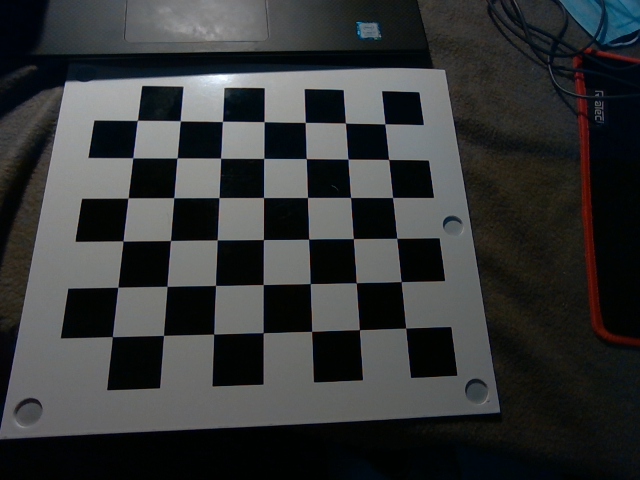
#> input picture Thesis/rgbd_cam_calibration/images/img0.png, 640 x 480 px; its folder holds 4 pictures in this run
$ python calibration.py
#> lines starting #> are read from the running program, lines starting #| are printed output that depends on the picture; after the words box and inside, x2 and y2 are one past the last pixel; in counts of white or black regions, pixels touching at a corner belong together
import numpy as np
import cv2 as cv
import glob
import pickle


################ FIND CHESSBOARD CORNERS - OBJECT POINTS AND IMAGE POINTS #############################

chessboardSize = (7,6)
frameSize = (240,210)


# termination criteria
criteria = (cv.TERM_CRITERIA_EPS + cv.TERM_CRITERIA_MAX_ITER, 30, 0.001)


# prepare object points, like (0,0,0), (1,0,0), (2,0,0) ....,(6,5,0)
objp = np.zeros((chessboardSize[0] * chessboardSize[1], 3), np.float32)
objp[:,:2] = np.mgrid[0:chessboardSize[0],0:chessboardSize[1]].T.reshape(-1,2)

size_of_chessboard_squares_mm = 20
objp = objp * size_of_chessboard_squares_mm


# Arrays to store object points and image points from all the images.
objpoints = [] # 3d point in real world space
imgpoints = [] # 2d points in image plane.


images = glob.glob('rgbd_cam_calibration/images/*.png')

for image in images:

    img = cv.imread(image)
#> img is the input picture: shape (480, 640, 3); mean B, G, R 54.8, 54.6, 52.6
    gray = cv.cvtColor(img, cv.COLOR_BGR2GRAY)

    # Find the chess board corners
    ret, corners = cv.findChessboardCorners(gray, chessboardSize, None)
#> ret = True; corners = 42 rows, first 8: [405.6, 328], [359.5, 329.6], [311.6, 331.4], [263.2, 332.7], [213.6, 334.1], [163.5, 335.4], [112.4, 336.6], [401.3, 281.6]

    # If found, add object points, image points (after refining them)
    if ret == True:

        objpoints.append(objp)
        corners2 = cv.cornerSubPix(gray, corners, (11,11), (-1,-1), criteria)
#> corners2 = 42 rows, first 8: [405.7, 328.1], [359.3, 329.7], [311.6, 331.4], [263.2, 332.7], [213.6, 334.1], [163.5, 335.4], [112.4, 336.6], [401.1, 281.6]
        imgpoints.append(corners)

        # Draw and display the corners
        cv.drawChessboardCorners(img, chessboardSize, corners2, ret)
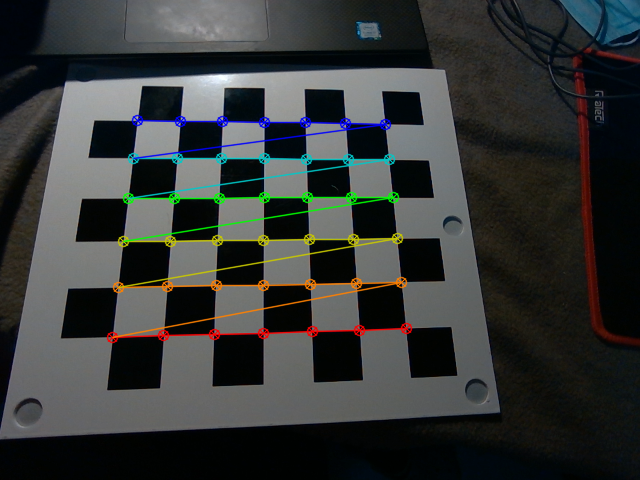
#> img: shape (480, 640, 3); 3.99% of pixels changed, all inside (x1, y1, x2, y2) = (106, 114, 413, 344)
        cv.imshow('img', img)
        cv.waitKey(1000)
#> pass 2 of the loop `for image in images:`:
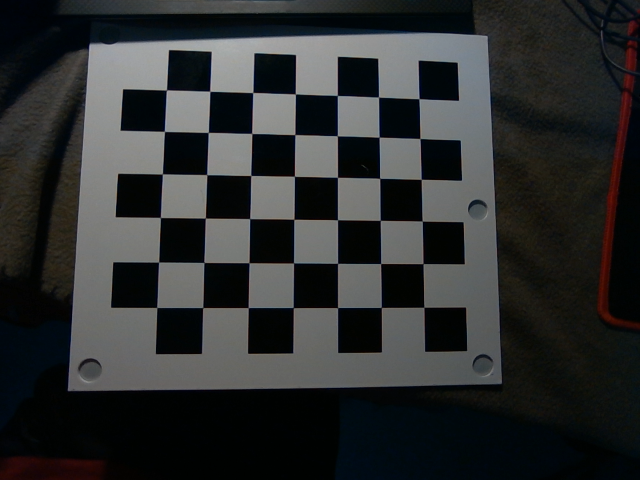
#> input picture Thesis/rgbd_cam_calibration/images/img1.png, 640 x 480 px
#> img is the input picture: shape (480, 640, 3); mean B, G, R 47.5, 47.5, 45.8
#> corners = 42 rows, first 8: [423.9, 307.3], [381.4, 307.5], [337.5, 307.6], [293.3, 307.6], [248.3, 307.6], [202.7, 307.6], [156.7, 307.5], [423.1, 263.5]
#> corners2 = 42 rows, first 8: [423.8, 307.3], [381.3, 307.5], [337.5, 307.6], [293.3, 307.6], [248.2, 307.6], [202.7, 307.5], [156.7, 307.5], [423, 263.6]
#> `cv.drawChessboardCorners(img, chessboardSize, corners2, ret)`:
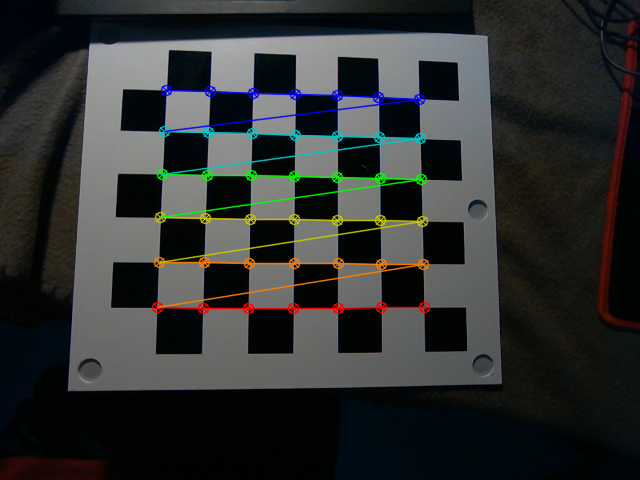
#> img: shape (480, 640, 3); 3.89% of pixels changed, all inside (x1, y1, x2, y2) = (151, 84, 431, 315)
#> pass 3 of the loop `for image in images:`:
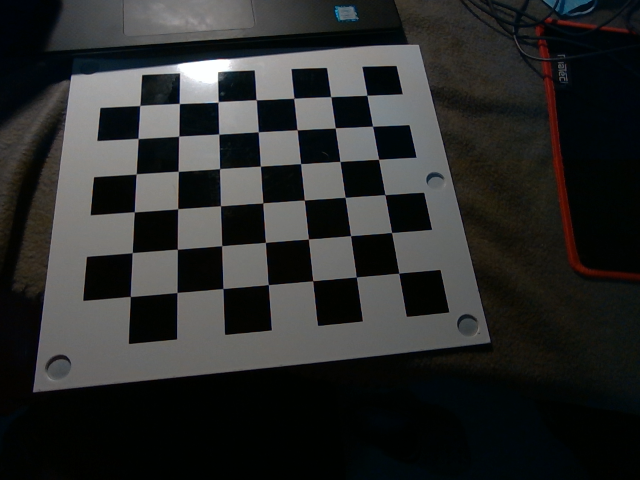
#> input picture Thesis/rgbd_cam_calibration/images/img10.png, 640 x 480 px
#> img is the input picture: shape (480, 640, 3); mean B, G, R 43.2, 44.2, 43.2
#> corners = 42 rows, first 8: [398.7, 273.3], [356.3, 277], [312.7, 280.7], [268.4, 284.6], [222.8, 288.5], [177, 292.5], [130.3, 296.5], [391.5, 232.5]
#> corners2 = 42 rows, first 8: [398.8, 273.1], [356.4, 276.9], [312.7, 280.8], [268.2, 284.6], [222.9, 288.5], [176.9, 292.5], [130.3, 296.5], [391.6, 232.5]
#> `cv.drawChessboardCorners(img, chessboardSize, corners2, ret)`:
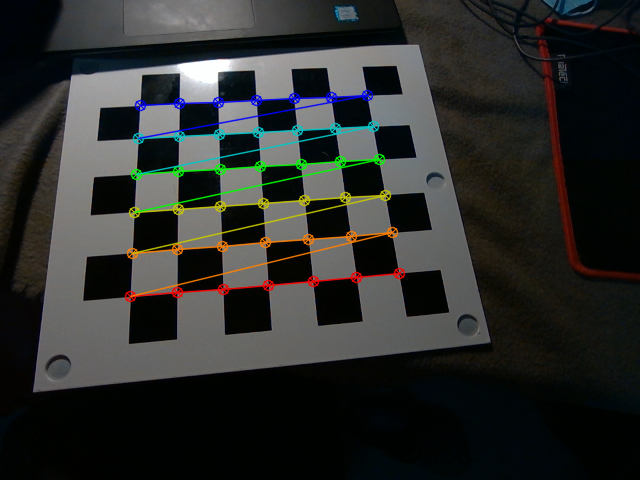
#> img: shape (480, 640, 3); 3.71% of pixels changed, all inside (x1, y1, x2, y2) = (124, 89, 406, 303)
#> the loop made 4 passes; the first 3 are shown


cv.destroyAllWindows()


############## CALIBRATION #######################################################

ret, cameraMatrix, dist, rvecs, tvecs = cv.calibrateCamera(objpoints, imgpoints, frameSize, None, None)

# Save the camera calibration result for later use (we won't worry about rvecs / tvecs)
pickle.dump((cameraMatrix, dist), open( "calibration.pkl", "wb" ))
pickle.dump(cameraMatrix, open( "cameraMatrix.pkl", "wb" ))
pickle.dump(dist, open( "dist.pkl", "wb" ))


############## UNDISTORTION #####################################################

img = cv.imread('cali5.png')
#> (the run stopped early here; a loop or call above may not have finished)
